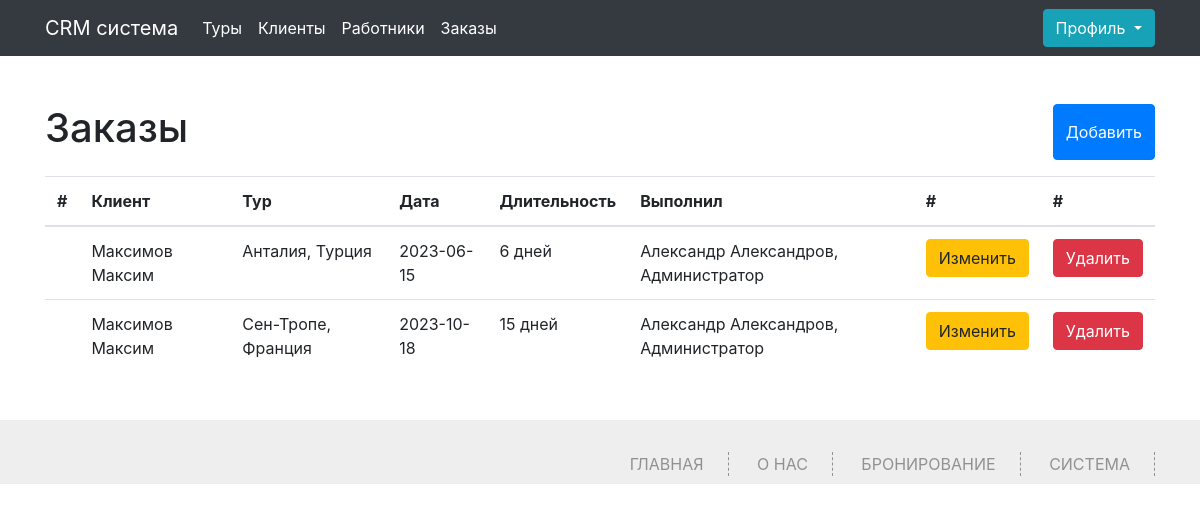
Screenshot of /orders (signed in) with the database file from the repository.
### app.py (models this page shows, shortened)
class Orders(db.Model):
    id = db.Column(db.Integer,primary_key=True)
    id_client = db.Column(db.Integer, db.ForeignKey('client.id'))
    id_tur = db.Column(db.Integer, db.ForeignKey('tur.id'))
    id_worker = db.Column(db.Integer, db.ForeignKey('worker.id'))
    date = db.Column(db.String(100))

class Client(db.Model):
    id = db.Column(db.Integer,primary_key=True)
    name = db.Column(db.String(100))
    surname = db.Column(db.String(100))
    secondname = db.Column(db.String(100))
    phone = db.Column(db.Integer,unique=True)
    order_id = db.relationship('Orders', backref='client', lazy='dynamic')

class Tur(db.Model):
    id = db.Column(db.Integer,primary_key=True)
    title = db.Column(db.String(100))
    price = db.Column(db.Integer)
    duration = db.Column(db.Integer)
    order_id = db.relationship('Orders', backref='tur', lazy='dynamic')

class Worker(db.Model):
    id = db.Column(db.Integer,primary_key=True)
    name = db.Column(db.String(100))
    surname = db.Column(db.String(100))
    secondname = db.Column(db.String(100))
    phone = db.Column(db.Integer,unique=True)
    pasport = db.Column(db.Integer,unique=True)
    job = db.Column(db.String(100))
    password = db.Column(db.String(100))
    root = db.Column(db.Integer, default=0)
    order_id = db.relationship('Orders', backref='worker', lazy='dynamic')

### app.py (the view, shortened to what this page needs)
@app.route('/orders', methods=['GET', 'POST'])
def orders():
    if 'name' not in session:
        abort(401)
    orders = Orders.query.all()
    turs = Tur.query.all()
    clients = Client.query.all()
    worker = Worker.query.filter_by(phone=session['name']).first()
    clients_list = []
    worker_list = []
    tur_list = []
    for order in orders:
        q_client = Client.query.filter_by(id=order.id_client).first()
        clients_list.append(q_client)
        q_worker = Worker.query.filter_by(id=order.id_worker).first()
        worker_list.append(q_worker)
        q_tur = Tur.query.filter_by(id=order.id_tur).first()
        tur_list.append(q_tur)
    return render_template("orders.html",turs=turs,clients=clients,orders=orders,zip=zip,clients_list=clients_list,worker_list=worker_list, tur_list= tur_list)

### app.py (called while the page is built)
@app.context_processor
def inject_user():
    def get_user_name():
        if 'name' in session:
            return Worker.query.filter_by(phone=session['name']).first()
    return dict(active_user=get_user_name())

### templates/orders.html (shortened to what this page needs)
{% extends 'base.html' %}
{% block main %}
<div class="container">
	<div class="content my-5">
		<div class="d-flex justify-content-between my-3">
			<h1>Заказы</h1>
			<button type="button" class="btn btn-primary" data-toggle="modal" data-target="#exampleModal">
				Добавить
			  </button>
		</div>
  {% if not orders%}
  <h2>Список пуст!</h2>
  {%else%}
		<table class="table">
			<thead>
			  <tr>
				<th scope="col">#</th>
				<th scope="col">Клиент</th>
				<th scope="col">Тур</th>
				<th scope="col">Дата</th>
				<th scope="col">Длительность</th>
				<th scope="col">Выполнил</th>
				<th scope="col">#</th>
				<th scope="col">#</th>
			  </tr>
			</thead>
			<tbody>
				{%for order,client,tur,worker in zip(orders,clients_list,tur_list,worker_list)%}
			  <tr>
				<th scope="row"></th>
				<td>{{client.surname}} {{client.name}}</td>
				<td>{{tur.title}}</td>
				<td>{{order.date}}</td>
				<td>{{tur.duration}} дней</td>
				{%if worker%}
				<td>{{worker.name}} {{worker.surname}}, {{worker.job}}</td>
				{%else%}
				<td>Самостоятельно</td>
				{%endif%}
<td>				<button type="button" class="btn btn-warning" data-toggle="modal" data-target="#exampleModal{{order.id}}"> Изменить</button>
</td>
				<td><a href="/delete_order/{{order.id}}" class="btn btn-danger">Удалить</a></td>
			  </tr>
			  {%endfor%}
			</tbody>
		  </table>
		  {%endif%}
	</div>
</div>
{% endblock %}

### static/css/style.css (style rules this page uses)
html,body { font-family: 'Open Sans', sans-serif; background:#FFF; font-size:100%; }
*, *:after, *::before { -webkit-box-sizing: border-box; -moz-box-sizing: border-box; box-sizing: border-box; }

### rows the page displays
Orders: surname "Максимов", name "Максим", title "Анталия, Турция", date "2023-06-15", duration "6", name "Александр", surname "Александров", job "Администратор"
Orders: surname "Максимов", name "Максим", title "Сен-Тропе, Франция", date "2023-10-18", duration "15", name "Александр", surname "Александров", job "Администратор"
